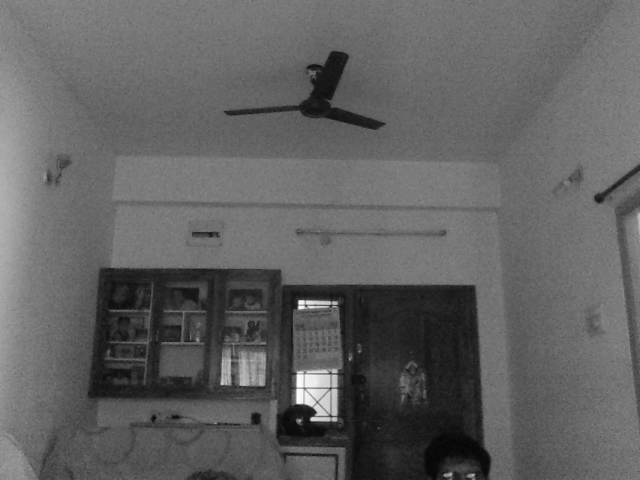
#> input picture OpenCVObjectTracker/frame31.png, 640 x 480 px
$ python touchd.py   (Python 2 division)
#> lines starting #> are read from the running program, lines starting #| are printed output that depends on the picture
#Harris Corner Detector
#Using OpenCV and NumPy
#A much more optimized HCD - TOUCHD(TM)
#Tobe On UntouChed Harris Detector
#This is a test TOUCHD run with a large patch and direct optimization procedure
import os
import cv2 as opencv
import numpy as np
from scipy import optimize
from scipy import signal
from scipy.fftpack import fft, fftshift
import matplotlib as ml
from mpl_toolkits.mplot3d import Axes3D
from matplotlib import cm
from matplotlib.ticker import LinearLocator, FormatStrFormatter
import matplotlib.pyplot as plt


img = opencv.imread("frame31.png")
#> img is the input picture: shape (480, 640, 3); min 5, max 252, mean 97.2
opencv.imshow('image',img)
opencv.waitKey(0)
opencv.destroyAllWindows()
intensity = np.zeros((50,50))
i=0
j=0
for i in range(1,50):
    for j in range(1,50):
        intensity[i,j] = img[i,j,0]
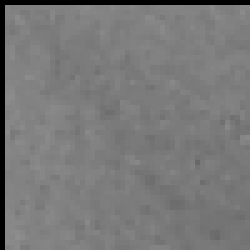
#> intensity: shape (50, 50) float64 (shown 5 times larger); min 0, max 142, mean 120.4

#intensity matrix calculated

#Let us take a 30 by 30 patch from the origin

gauss_x = signal.gaussian(30,std=7.5)
gauss_y = signal.gaussian(30,std=7.5)

gauss_2d = np.zeros((30,30))
for i in range(1,30):
    for j in range(1,30):
        gauss_2d[i,j]=gauss_x[i]+gauss_y[j]


unit_2d = np.zeros((640,480))
for i in range(1,640):
    for j in range(1,480):
        if i > 30 or j > 30:
            unit_2d[i,j]=0
        else:
            unit_2d[i,j]=1


#we need to write a minimizing routine
p_sum = np.zeros((30,30))

def t_sum(u,v):
    return 0

def E(u,v):
   global gauss_2d, intensity
   t_sum_new = t_sum(5,3)
   for i in range(1,30):
        for j in range(1,30):
            p_sum[i,j] = gauss_2d[i,j]*((intensity[i+u,j+v] - intensity[i,j])**2)
            #print p_sum[i,j]
            t_sum_new = t_sum_new + p_sum[i,j]

   return t_sum_new

print "Sample E Values"
for i in range(1,5):
    for j in range(1,5):
        print E(i,j)

print "End E Values"

E_matrix = np.zeros((30,30))
for i in range(1,15):
    for j in range(1,15):
        E_matrix[i,j] = E(i,j)

fig = plt.figure(figsize=(6, 3.2))

ax = fig.add_subplot(111)
ax.set_title('colorMap')
plt.imshow(E_matrix)
ax.set_aspect('equal')

cax = fig.add_axes([0.12, 0.1, 0.78, 0.8])
cax.get_xaxis().set_visible(False)
cax.get_yaxis().set_visible(False)
cax.patch.set_alpha(0)
cax.set_frame_on(False)
plt.colorbar(orientation='vertical')
plt.show()
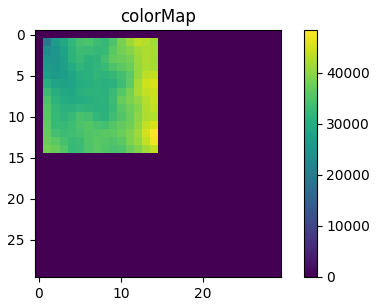
#> figure drawn by matplotlib, 2 panels
# [7 lines of commented-out code are left out]

$ run again, with OpenCVObjectTracker/frame140.png copied over OpenCVObjectTracker/frame31.png
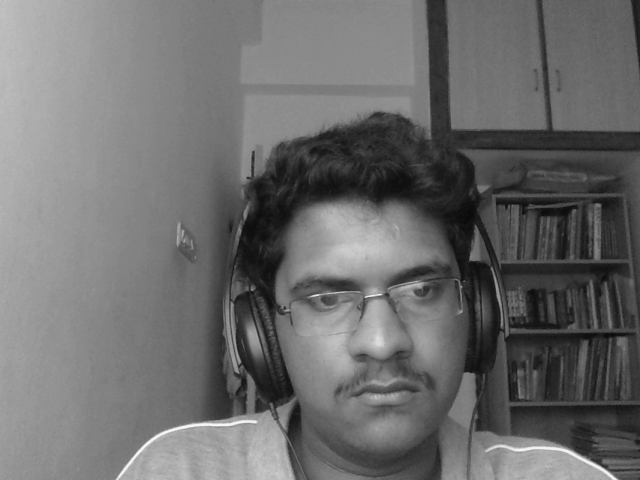
#> input picture OpenCVObjectTracker/frame140.png, 640 x 480 px
#> img is the input picture: shape (480, 640, 3); min 9, max 248, mean 108.6
#> after the loop `for i in range(1,50):`:
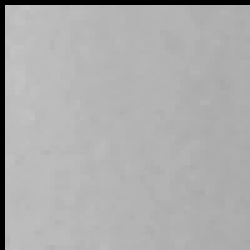
#> intensity: shape (50, 50) float64 (shown 5 times larger); min 0, max 194, mean 173
#> `plt.show()`:
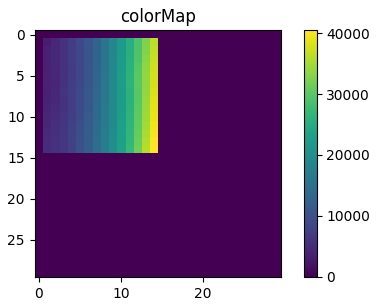
#> figure drawn by matplotlib, 2 panels
